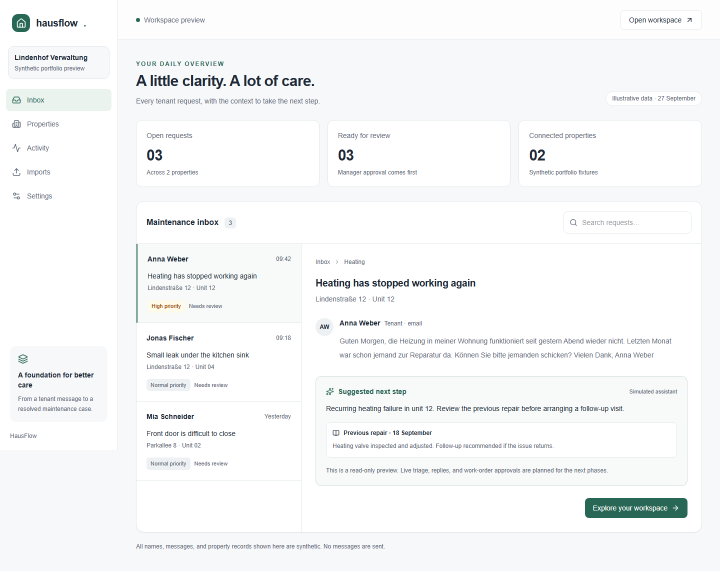
#> input picture docs/demo/screenshots/01-inbox-heating.png, 1440 x 1141 px (shown at 1/2 size)
$ python build-demo-gif.py
#> lines starting #> are read from the running program, lines starting #| are printed output that depends on the picture
from pathlib import Path
from PIL import Image, ImageDraw, ImageFont

root = Path(__file__).resolve().parents[1]
shots = root / "docs" / "demo" / "screenshots"
frames = [
    ("01-inbox-heating.png", "Inbox · recurring heating request"),
    ("02-inbox-water.png", "Review another tenant request"),
    ("03-inbox-access.png", "Property-specific guidance"),
    ("04-search-empty.png", "Search and empty-state recovery"),
    ("05-search-heating.png", "Find a request by tenant name"),
    ("06-properties.png", "Synthetic property context"),
    ("08-imports.png", "CSV migration setup"),
    ("10-workspace-setup.png", "Connected workspace setup"),
]
width, height = 1280, 1100
try:
    font = ImageFont.truetype("arial.ttf", 27)
    small = ImageFont.truetype("arial.ttf", 16)
except OSError:
    font = ImageFont.load_default()
    small = ImageFont.load_default()

images = []
for file, title in frames:
    with Image.open(shots / file) as original:
#> original is the input picture: PIL image 1440x1141 RGB; mean R, G, B 246.2, 247.4, 248
        screenshot = original.convert("RGB")
        ratio = width / screenshot.width
#> ratio = 0.889
        screenshot = screenshot.resize((width, round(screenshot.height * ratio)), Image.Resampling.LANCZOS)
        canvas = Image.new("RGB", (width, height), "#f5f7f4")
        canvas.paste(screenshot.crop((0, 0, width, min(height - 70, screenshot.height))), (0, 70))
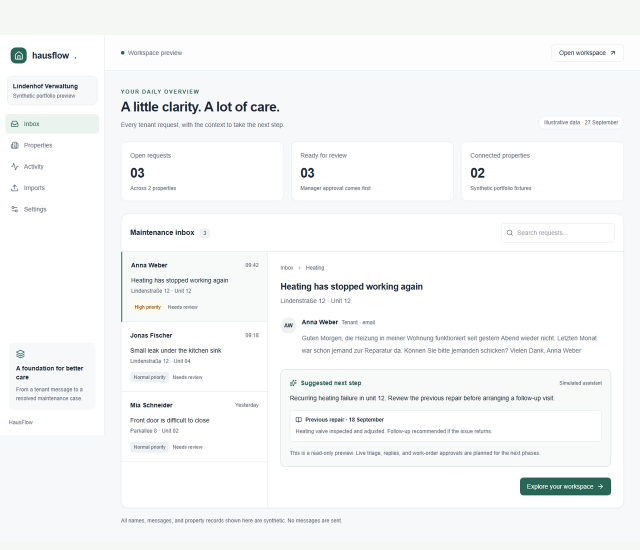
#> canvas: PIL image 1280x1100 RGB (shown at 1/2 size); mean R, G, B 245.9, 247.2, 247.5
        draw = ImageDraw.Draw(canvas)
        draw.rectangle((0, 0, width, 70), fill="#183c34")
        draw.text((25, 17), "HausFlow  /  " + title, font=font, fill="white")
        draw.text((width - 185, 26), "PUBLIC PREVIEW", font=small, fill="#bde1cf")
        images.append(canvas)
#> pass 2 of the loop `for file, title in frames:`:
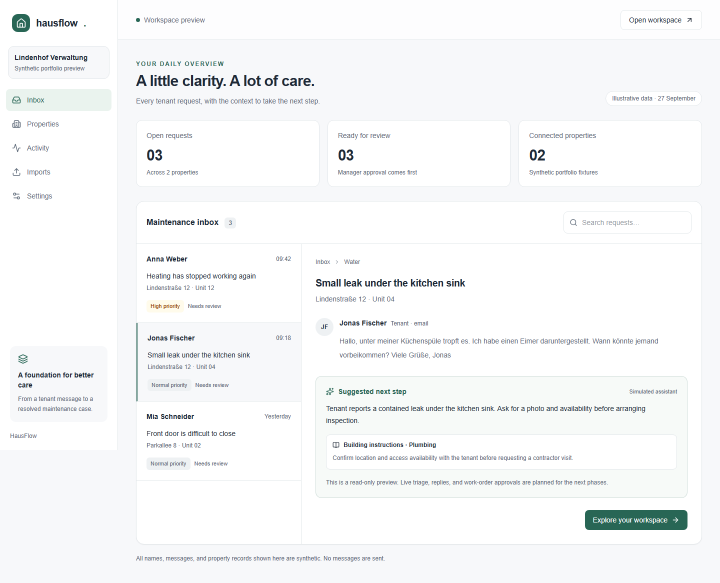
#> input picture docs/demo/screenshots/02-inbox-water.png, 1440 x 1165 px (shown at 1/2 size)
#> original is the input picture: PIL image 1440x1165 RGB; mean R, G, B 246.3, 247.5, 248.2
#> screenshot: PIL image 1280x1036 RGB
#> `canvas.paste(screenshot.crop((0, 0, width, min(height - 70, screenshot..`:
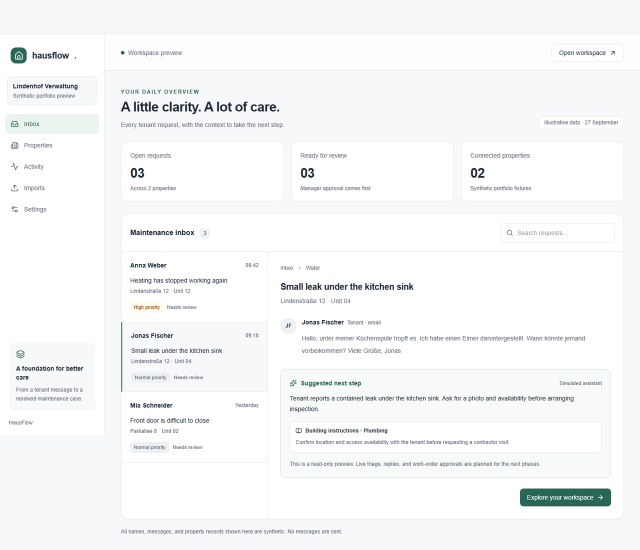
#> canvas: PIL image 1280x1100 RGB (shown at 1/2 size); mean R, G, B 246.1, 247.3, 247.8
#> pass 3 of the loop `for file, title in frames:`:
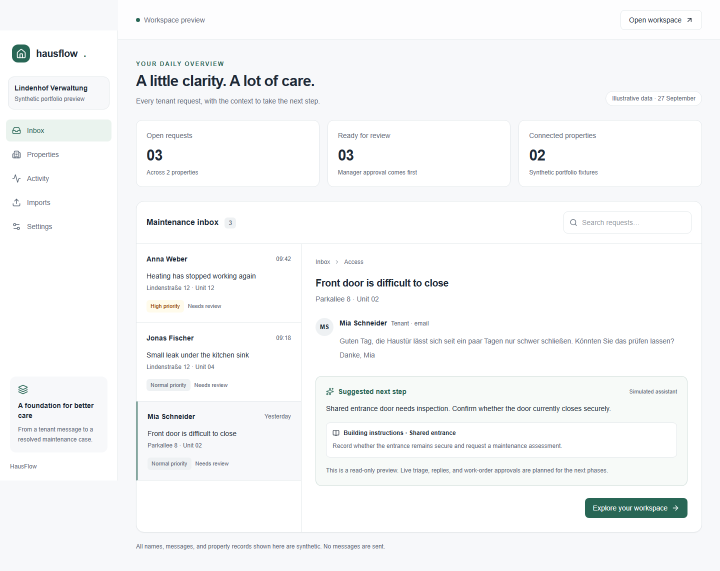
#> input picture docs/demo/screenshots/03-inbox-access.png, 1440 x 1141 px (shown at 1/2 size)
#> original is the input picture: PIL image 1440x1141 RGB; mean R, G, B 246.4, 247.6, 248.3
#> screenshot: PIL image 1280x1014 RGB
#> `canvas.paste(screenshot.crop((0, 0, width, min(height - 70, screenshot..`:
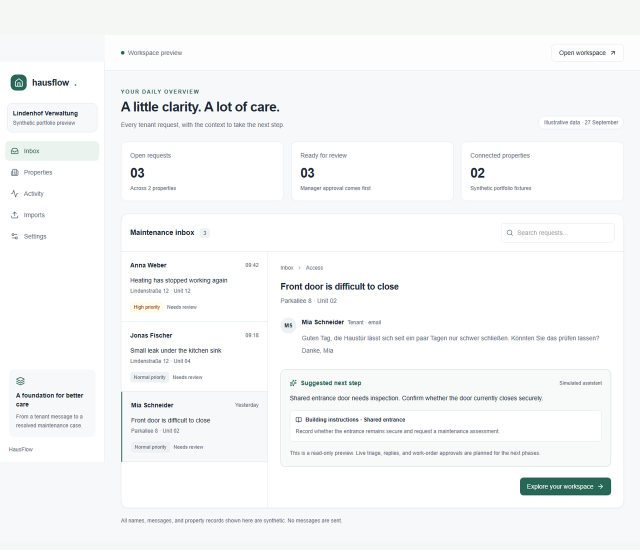
#> canvas: PIL image 1280x1100 RGB (shown at 1/2 size); mean R, G, B 246.1, 247.4, 247.8
#> (the run stopped early here; a loop or call above may not have finished)
